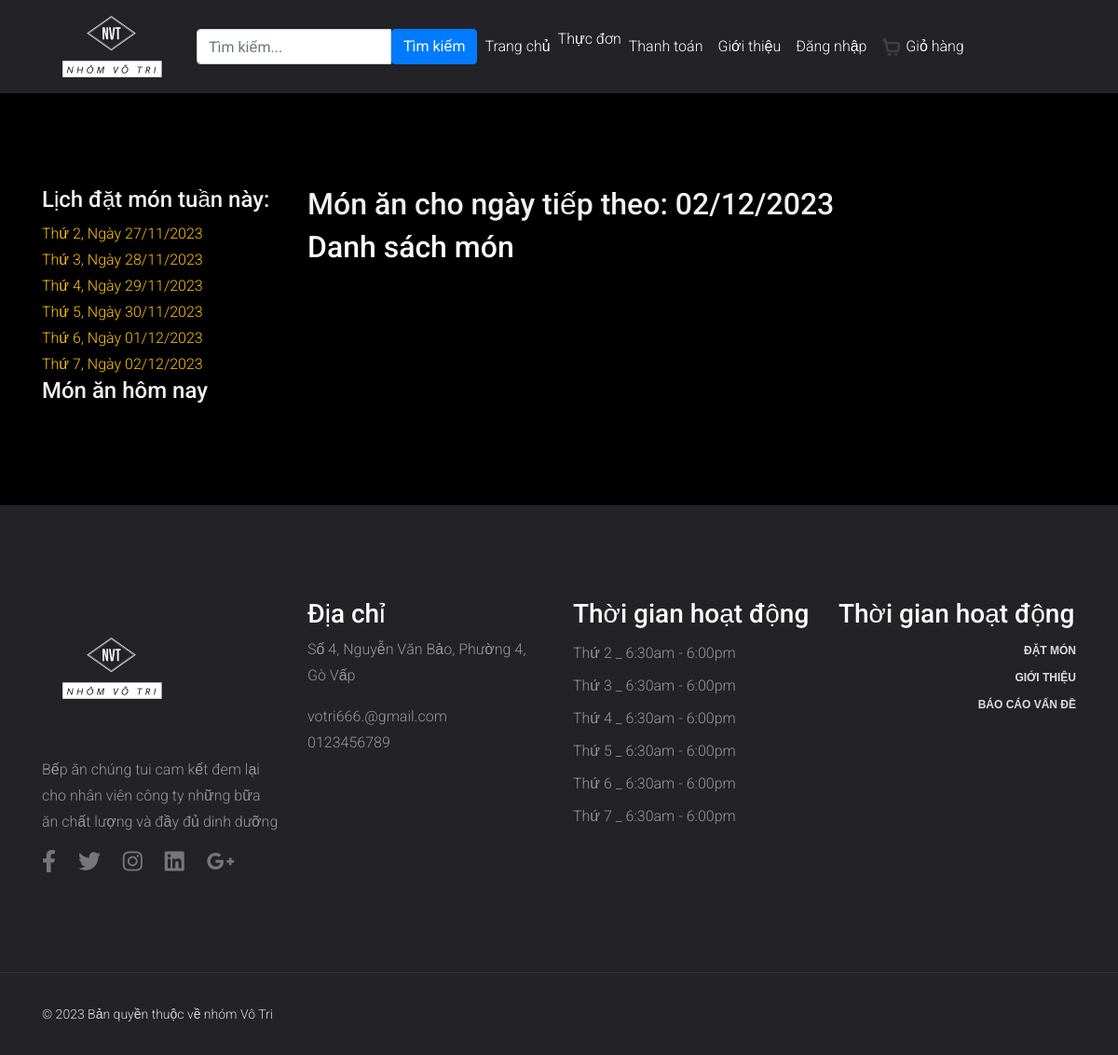
/index.php?mod=menus&act=list&date=2023-12-02, run on an earlier commit of the app's database.
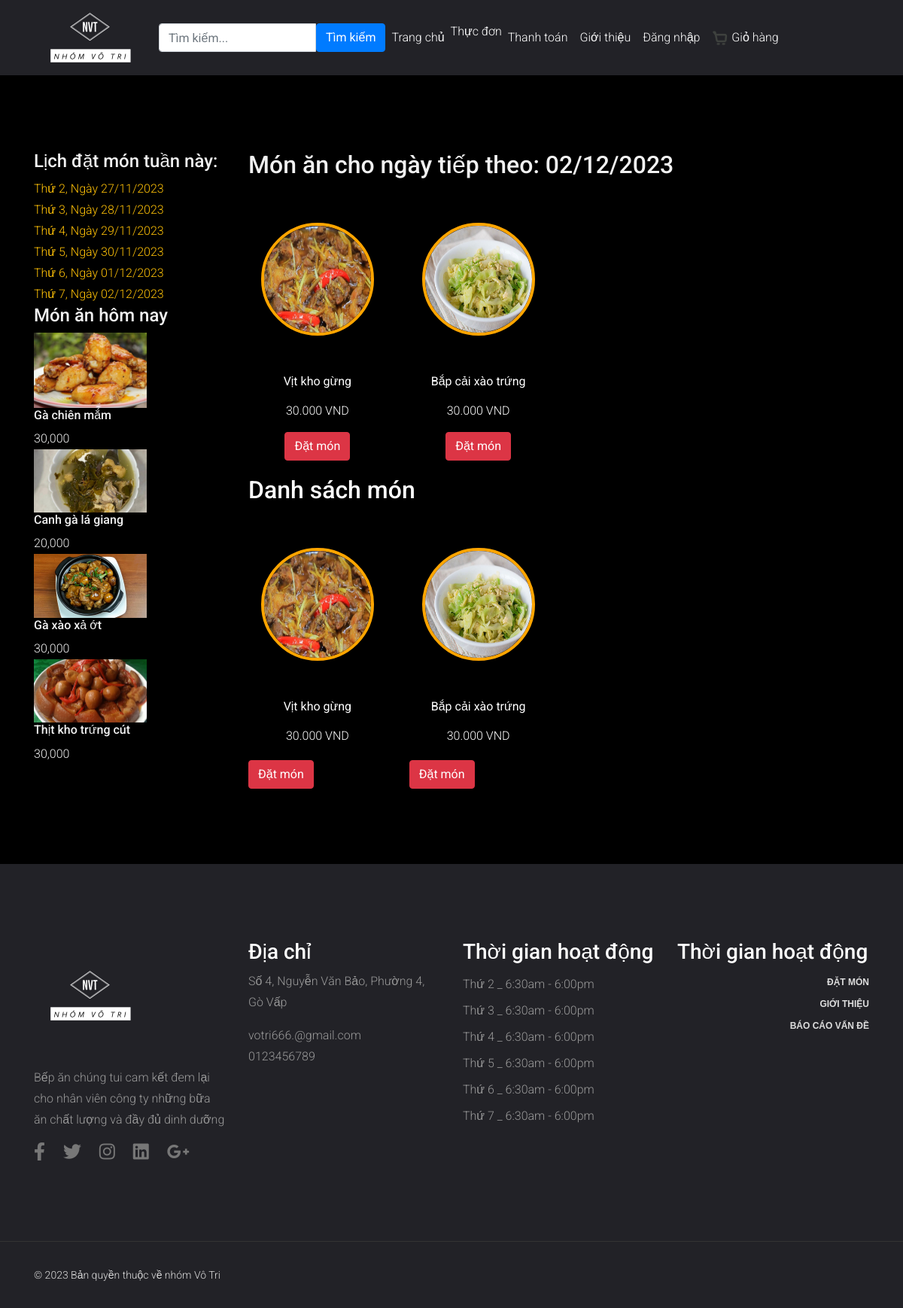
And on a later commit of the database.
### tables this page shows
CREATE TABLE `thucdon` (
  `idthucdon` int(2) NOT NULL,
  `tenthucdon` varchar(30) NOT NULL,
  `ngaytao` date NOT NULL
);

CREATE TABLE `monan` (
  `id_monan` int(2) NOT NULL,
  `tenmonan` varchar(50) NOT NULL,
  `mota` varchar(300) NOT NULL,
  `hinhanh` varchar(150) NOT NULL,
  `gia` double NOT NULL,
  `id_loaimonan` int(2) NOT NULL,
  `trangthai` int(2) NOT NULL
);

### Model/mMonan.php (called while the page is built, shortened)
<?php
include_once("ketnoi.php");
class modelMonan
{
    function selectAllMonAnThucdonbyDate($date)
    {
        $p = new KetNoiDB();
        if ($p->moKetNoi($con)) {
            $query = "SELECT * FROM thucdon JOIN chitietthucdon ON thucdon.idthucdon = chitietthucdon.idthucdon
            JOIN monan ON chitietthucdon.id_monan = monan.id_monan WHERE ngaytao = '$date'";
            $result = $con->query($query);
            if ($result) {
                return $result;
            } else {
                echo "Lỗi truy vấn: " . $con->error;
            }
        } else {
            return false;
        }
    }
    function SelectAllLoaiThucDon()
    {
        $p = new KetNoiDB();
        if ($p->moKetNoi($con)) {
            $query = "SELECT * FROM loai_thucdon";
            $result = $con->query($query);
            if ($result) {
                $data = array();
                while ($row = $result->fetch_assoc()) {
                    $data[] = $row;
                }
                return $data;
            } else {
                echo "Lỗi truy vấn: " . $con->error;
            }
        } else {
            return false;
        }
    }
}
?>

### Controller/cMonan.php (called while the page is built, shortened)
<?php
include_once("Model/mMonan.php");
class controlMonan
{
    function getAllMonAnThucdonbyDate($date)
    {
        $p = new modelMonan();
        $tbl = $p->selectAllMonAnThucdonbyDate($date);
        return $tbl;
    }
}
?>

### Model/ketnoi.php (called while the page is built, shortened)
<?php
class KetNoiDB
{
    function moKetNoi(& $con)
    {
        $con = new mysqli("localhost", "root", "", "bepan_votri");
        $con->set_charset("utf8");
        return $con;
    }
}
?>

### View/vMonan.php (the view, shortened to what the rows shown need)
<?php
include "Includes/templates/header.php";
include("Controller/cMonan.php");
$p = new controlMonan();
if (isset($_REQUEST['idloai'])) {
    $cate = $_REQUEST['idloai'];
    $dish = $p->getAllMonanbyLoai($cate);
} elseif (isset($_REQUEST['search'])) {
    $search = $_REQUEST['search'];
    $dish = $p->getSearch($search);
}elseif(isset($_REQUEST['cm'])){
    $cm = $_REQUEST['cm'];
    $dish = $p->getAllMonAnLoaiThucdon($cm);
}
elseif (isset($_REQUEST['date'])){
    $ngay = $_REQUEST['date'];
    $dish = $p->getAllMonAnThucdonbyDate($ngay);
}
 else {
    $dish = $p->getAllMonAnThucdon();
}
?>
<section style="padding: 200px 0 100px; background-color: black;">
  <div class="container">
    <div class="row">
    <div class="col-lg-3 col-md-5">
      <div class="sidebar">
        <div class="sidebar__item">
          <div class="latest-product__text">
            <?php $today = date("Y-m-d");
            $menuToday = $p->getAllMonAnThucdonbyDate($today);
            if ($menuToday) {
              foreach ($menuToday as $item) {
            ?>
                <div class="latest-product__slider owl-carousel">
                  <div class="latest-prdouct__slider__item">
                    <a href="#" class="latest-product__item">
                      <div class="latest-product__item__pic">
                        <img style="width: 150px;" src="Design/image/<?php echo $item['hinhanh'] ?>" alt="">
                      </div>
                      <div class="latest-product__item__text">
                        <h6 class="txt"><?php echo $item['tenmonan'] ?></h6>
                        <span class="txt"><?php echo number_format($item['gia']) ?>
                        </span>
                      </div>
                    </a>
                  </div>
                </div>
            <?php }
            } ?>
          </div>
        </div>
      </div>
      </div>
        <div class="col-md-9">
        <div class="product__discount">
        <?php
            $today = new DateTime();
            if ($today->format('N') == 6 || $today->format('N') == 7) {
                $tomorrow = $today->modify('next Monday')->format('Y-m-d');
            } else {
                $tomorrow = $today->add(new DateInterval('P1D'))->format('Y-m-d');
            }
            $ngaytt = (new DateTime($tomorrow))->format("d/m/Y");
        ?>
                    <div class="section-title product__discount__title">
                        <h2 class="txt">Món ăn cho ngày tiếp theo: <?php echo $ngaytt  ?></h2>
                    </div>
                    <?php
                        $tomorrow = new DateTime();
                        $tomorrow->add(new DateInterval('P1D'));
                        $tomorrow_date = $tomorrow->format('Y-m-d');
                        $menuTomorrow = $p->getAllMonAnThucdonbyDate($tomorrow_date);
                    ?>
<div class="menu-items-container">
    <?php
    $dem = 0;
    $total_tomorrow = $menuTomorrow->num_rows;
    while ($row_tomorrow = $menuTomorrow->fetch_assoc()) :
        if ($dem % 4 == 0) {
            echo '<div class="row">';
        }
    ?>
        <div class="col-md-3 menu-item">
            <a href="?mod=chitiet&id=<?php echo $row_tomorrow['id_monan']; ?>" onclick="showDetails(this)">
                <div class="thumbnail" style="cursor:pointer">
                    <div class="menu-image">
                        <div class="circular-image">
                            <img src="Design/image/<?php echo $row_tomorrow['hinhanh']; ?>" style="width: 150px; height: 150px; border-radius: 50%; border: 4px solid orange;" />
                        </div>
                    </div>
                    <p class="text-white"><b><?php echo $row_tomorrow['tenmonan']; ?></b></p>
                    <p class="text-white"><?php echo number_format($row_tomorrow['gia'], 0, ',', '.'); ?> VND</p>
                    <a href="index.php?mod=Cart&act=Add&idmonan=<?php echo $row_tomorrow['id_monan']; ?>&date=<?php echo $_GET['date']; ?>" class="btn btn-danger">Đặt món</a>
                </div>
            </a>
        </div>
    <?php
        $dem++;
        if ($dem % 4 == 0 || $dem == $total_tomorrow) {
            echo '</div>';
        }
    endwhile;
    ?>
</div>
<h2 class="text-white">Danh sách món </h2>
<?php
echo '<div class="menu-items-container">';
$dem = 0;
$dish->data_seek(0);
$totalItems = $dish->num_rows;
$today = new DateTime(null, new DateTimeZone('Asia/Ho_Chi_Minh'));
if (!isset($_REQUEST['date'])) {
    $selectedDate = null;
} else {
    $selectedDate = new DateTime($_REQUEST['date'], new DateTimeZone('Asia/Ho_Chi_Minh'));
}
while ($row = $dish->fetch_assoc()) {
    if ($dem % 4 === 0) {
        echo '<div class="row">';
    }
    echo '<div class="col-md-3 menu-item">';
    if ($selectedDate <= $today) {
        echo '<div style="position: relative;">';
        echo '<img src="Design/image/' . $row['hinhanh'] . '" style="width: 150px; height: 150px; border-radius: 50%; border: 4px solid orange;" />';
        echo '<div style="position: absolute; top: 50%; left: 50%; transform: translate(-50%, -50%); color: red; font-size: 18px; font-weight: bold;">Không thể đặt món</div>';
        echo '</div>';
        echo '<p class="text-white"><b>' . $row['tenmonan'] . '</b></p>';
        echo '<p class="text-white">' . number_format($row['gia'], 0, ',', '.') . ' VND</p>';
    } else {
        echo '<a href="?mod=chitiet&id=' . $row['id_monan'] . '" onclick="showDetails(this)">';
        echo '<div class="thumbnail" style="cursor:pointer">';
        echo '<div class="menu-image">';
        echo '<div class="circular-image">';
        echo '<img src="Design/image/' . $row['hinhanh'] . '" style="width: 150px; height: 150px; border-radius: 50%; border: 4px solid orange;" />';
        echo '</div>';
        echo '</div>';
        echo '<p class="text-white"><b>' . $row['tenmonan'] . '</b></p>';
        echo '<p class="text-white">' . number_format($row['gia'], 0, ',', '.') . ' VND</p>';
        echo '</div>';
        echo '</a>';
        echo '<div class="buttondatmon">';
        echo '<a href="index.php?mod=Cart&act=Add&idmonan=' . $row['id_monan'] . '&date=' . $_GET['date'] . '" class="btn btn-danger">Đặt món</a>';
        echo '</div>';
    }
    echo '</div>';
    if (($dem + 1) % 4 === 0 || $dem + 1 === $totalItems) {
        echo '</div>';
    }
    $dem++;
}
echo '</div>';
?>
    </div>
  </div>
</section>
<?php include_once ("Includes/templates/footer.php"); ?>

What changed in the data, as far as the page shows it:
now on this page (row edited): thucdon: monan.hinhanh (picture), monan.tenmonan "Gà chiên mắm", monan.gia "30,000", monan.tenmonan "Canh gà lá giang", monan.gia "20,000", monan.tenmonan "Gà xào xả ớt", monan.tenmonan "Thịt kho trứng cút", shown under "Món ăn hôm nay"
now on this page (row edited): thucdon: monan.hinhanh (picture), monan.tenmonan "Vịt kho gừng", monan.gia "30.000", monan.tenmonan "Bắp cải xào trứng"
